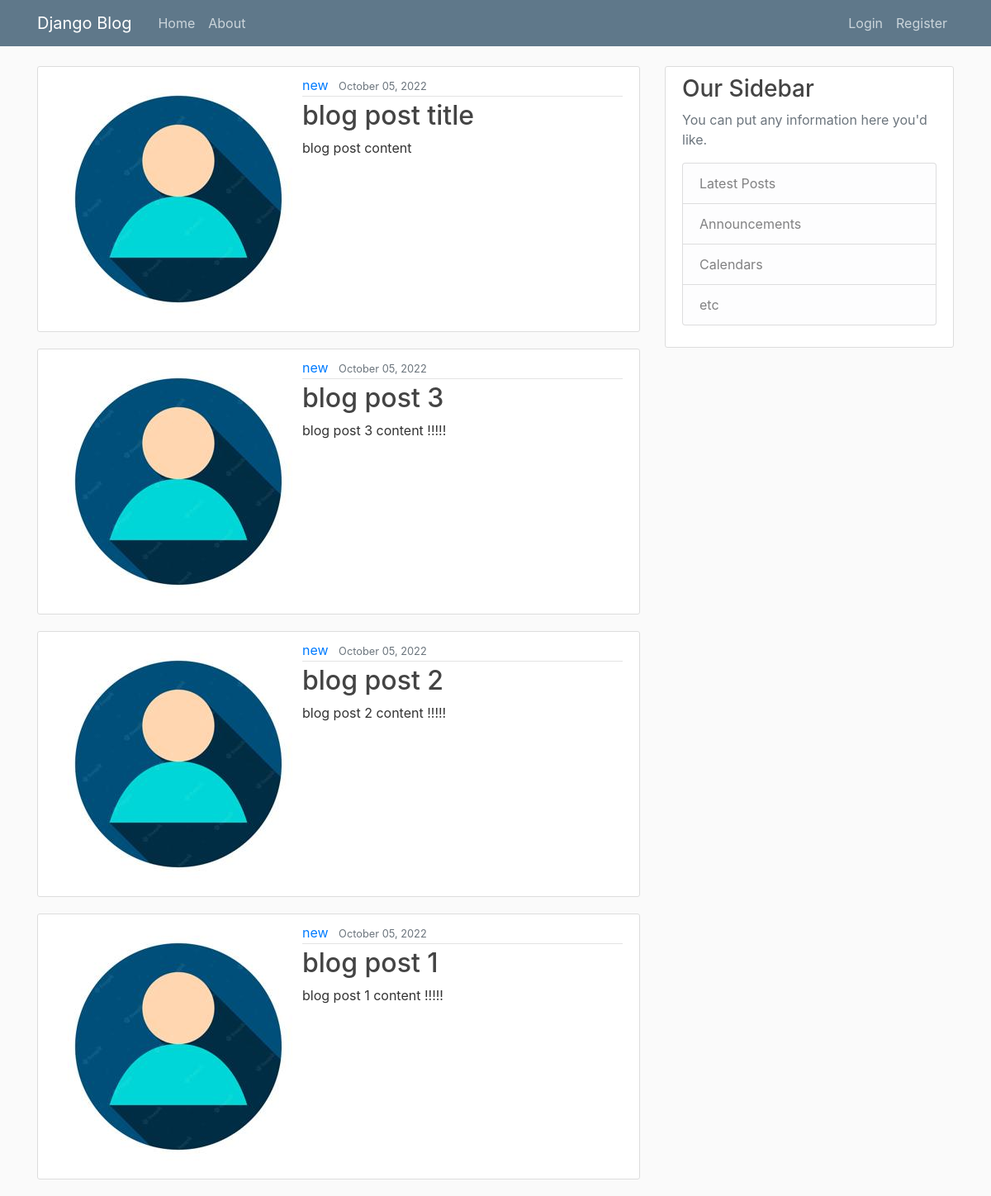
The page / on the database its author committed.
### blog/models.py (models this page shows, shortened)
class Post(models.Model):
    title = models.CharField(max_length=100)
    content = models.TextField()
    date_posted = models.DateTimeField(default=timezone.now)
    author = models.ForeignKey(User, on_delete=models.CASCADE)

### users/models.py (models this page shows, shortened)
class Profile(models.Model):
    user = models.OneToOneField(User, on_delete=models.CASCADE)
    img = models.ImageField(default='default.jpeg', upload_to='profile_pics')

### blog/views.py (the view)
# urls.py: path('', PostListView.as_view(), name='blog-home'),
class PostListView(ListView):
    model = Post
    template_name = 'blog/home.html'
    context_object_name = "posts"
    ordering = ['-date_posted']
    paginate_by = 5

### blog/templates/blog/home.html (shortened to what this page needs)
{% extends "blog/base.html" %}
{% block content %}
    {% for post in posts %}
        <article class="media content-section">
            <img src="{{post.author.profile.img.url}}" class="rounded-circle article-image" />
            <div class="media-body">
                <div class="article-metadata">
                    <a class="mr-2" href="{% url 'user-posts' post.author.username %}">{{ post.author }}</a>
                    <small class="text-muted">{{ post.date_posted|date:"F d, Y" }}</small>
                </div>
                <h2><a class="article-title" href="{% url 'post-detail' post.id %}">{{ post.title }}</a></h2>
                <p class="article-content">{{ post.content }}</p>
                </div>
        </article>
    {% endfor %}
{% endblock content %}

### blog/templates/blog/base.html (shortened to what this page needs)
{% load static %}
<!DOCTYPE html>
<html lang="en">
<head>
    <link rel="stylesheet" href="https://cdn.jsdelivr.net/npm/bootstrap@4.0.0/dist/css/bootstrap.min.css">
    <link rel="stylesheet" type="text/css" href="{% static 'blog/main.css' %}">
</head>
<body>
    <header class="site-header">
        <nav class="navbar navbar-expand-md navbar-dark bg-steel fixed-top">
            <div class="container">
                <a class="navbar-brand mr-4" href="{% url 'blog-home' %}">Django Blog</a>
                <div class="collapse navbar-collapse" id="navbarToggle">
                    <div class="navbar-nav mr-auto">
                        <a class="nav-item nav-link" href="{% url 'blog-home' %}">Home</a>
                        <a class="nav-item nav-link" href="{% url 'blog-about' %}">About</a>
                    </div>
                    <div class="navbar-nav">
                      {% if user.is_authenticated %}
                      <a class="nav-item nav-link" href="{% url 'post-create' %}">New Post</a>
                        <a class="nav-item nav-link" href="{% url 'profile' %}">Profile</a>
                        <a class="nav-item nav-link" href="{% url 'logout' %}">Logout</a>
                      {% else %}
                        <a class="nav-item nav-link" href="{% url 'login' %}">Login</a>
                        <a class="nav-item nav-link" href="{% url 'register' %}">Register</a>
                      {% endif %}
                    </div>
                </div>
            </div>
        </nav>
    </header>
    <main role="main" class="container">
        <div class="row">
          <div class="col-md-8">
            {% block content %}{% endblock %}
          </div>
          <div class="col-md-4">
            <div class="content-section">
              <h3>Our Sidebar</h3>
              <p class='text-muted'>You can put any information here you'd like.
                <ul class="list-group">
                  <li class="list-group-item list-group-item-light">Latest Posts</li>
                  <li class="list-group-item list-group-item-light">Announcements</li>
                  <li class="list-group-item list-group-item-light">Calendars</li>
                  <li class="list-group-item list-group-item-light">etc</li>
                </ul>
              </p>
            </div>
          </div>
        </div>
    </main>
</body>
</html>

### blog/static/blog/main.css (style rules this page uses)
body { background: #fafafa; color: #333333; margin-top: 5rem; }
h1, h2, h3, h4, h5, h6 { color: #444444; }
ul { margin: 0; }
.bg-steel { background-color: #5f788a; }
.site-header .navbar-nav .nav-link { color: #cbd5db; }
.content-section { background: #ffffff; padding: 10px 20px; border: 1px solid #dddddd; border-radius: 3px; margin-bottom: 20px; }
.article-title { color: #444444; }
.article-content { white-space: pre-line; }
.article-metadata { padding-bottom: 1px; margin-bottom: 4px; border-bottom: 1px solid #e3e3e3 }

### rows shown on the page
Post: author.profile.img (placeholder picture), author "new", date_posted "October 05, 2022", title "blog post title", content "blog post content"
Post: author.profile.img (placeholder picture), author "new", date_posted "October 05, 2022", title "blog post 3", content "blog post 3 content !!!!!"
Post: author.profile.img (placeholder picture), author "new", date_posted "October 05, 2022", title "blog post 2", content "blog post 2 content !!!!!"
Post: author.profile.img (placeholder picture), author "new", date_posted "October 05, 2022", title "blog post 1", content "blog post 1 content !!!!!"
